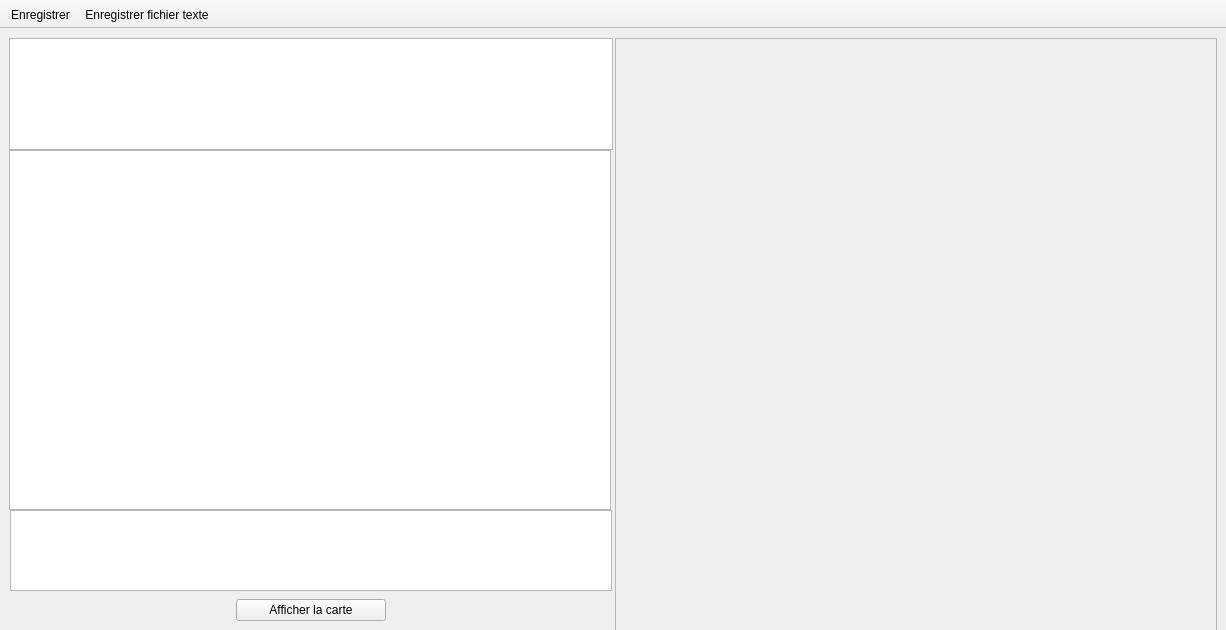
<?xml version="1.0" encoding="UTF-8"?>
<ui version="4.0">
 <class>AfficherResultats</class>
 <widget class="QMainWindow" name="AfficherResultats">
  <property name="geometry">
   <rect>
    <x>0</x>
    <y>0</y>
    <width>1226</width>
    <height>630</height>
   </rect>
  </property>
  <property name="minimumSize">
   <size>
    <width>1226</width>
    <height>630</height>
   </size>
  </property>
  <property name="maximumSize">
   <size>
    <width>1226</width>
    <height>630</height>
   </size>
  </property>
  <property name="windowTitle">
   <string notr="true">MainWindow</string>
  </property>
  <widget class="QWidget" name="centralwidget">
   <layout class="QHBoxLayout" name="horizontalLayout">
    <property name="spacing">
     <number>2</number>
    </property>
    <item>
     <layout class="QVBoxLayout" name="verticalLayout">
      <property name="spacing">
       <number>0</number>
      </property>
      <item>
       <widget class="QTextEdit" name="fichierTexte">
        <property name="font">
         <font>
          <family>Courier New</family>
          <pointsize>9</pointsize>
         </font>
        </property>
       </widget>
      </item>
      <item>
       <widget class="QTableWidget" name="resultatsPrevisions">
        <property name="minimumSize">
         <size>
          <width>602</width>
          <height>360</height>
         </size>
        </property>
        <property name="maximumSize">
         <size>
          <width>602</width>
          <height>16777215</height>
         </size>
        </property>
        <property name="horizontalScrollBarPolicy">
         <enum>Qt::ScrollBarAlwaysOff</enum>
        </property>
        <property name="alternatingRowColors">
         <bool>true</bool>
        </property>
        <property name="selectionMode">
         <enum>QAbstractItemView::SingleSelection</enum>
        </property>
        <property name="selectionBehavior">
         <enum>QAbstractItemView::SelectRows</enum>
        </property>
        <attribute name="verticalHeaderVisible">
         <bool>false</bool>
        </attribute>
       </widget>
      </item>
      <item>
       <layout class="QHBoxLayout" name="horizontalLayout_4">
        <property name="spacing">
         <number>0</number>
        </property>
        <property name="sizeConstraint">
         <enum>QLayout::SetFixedSize</enum>
        </property>
        <property name="topMargin">
         <number>0</number>
        </property>
        <item>
         <widget class="QGraphicsView" name="detailsTransit">
          <property name="maximumSize">
           <size>
            <width>602</width>
            <height>160</height>
           </size>
          </property>
          <property name="verticalScrollBarPolicy">
           <enum>Qt::ScrollBarAlwaysOff</enum>
          </property>
          <property name="horizontalScrollBarPolicy">
           <enum>Qt::ScrollBarAlwaysOff</enum>
          </property>
         </widget>
        </item>
       </layout>
      </item>
      <item>
       <layout class="QHBoxLayout" name="horizontalLayout_2">
        <property name="spacing">
         <number>0</number>
        </property>
        <property name="topMargin">
         <number>8</number>
        </property>
        <item>
         <widget class="QPushButton" name="afficherCarte">
          <property name="maximumSize">
           <size>
            <width>150</width>
            <height>16777215</height>
           </size>
          </property>
          <property name="text">
           <string>Afficher la carte</string>
          </property>
         </widget>
        </item>
       </layout>
      </item>
     </layout>
    </item>
    <item>
     <widget class="QFrame" name="frameCiel">
      <property name="minimumSize">
       <size>
        <width>602</width>
        <height>602</height>
       </size>
      </property>
      <property name="maximumSize">
       <size>
        <width>602</width>
        <height>602</height>
       </size>
      </property>
      <property name="frameShape">
       <enum>QFrame::StyledPanel</enum>
      </property>
      <property name="frameShadow">
       <enum>QFrame::Raised</enum>
      </property>
      <layout class="QHBoxLayout" name="horizontalLayout_3">
       <property name="spacing">
        <number>0</number>
       </property>
       <property name="leftMargin">
        <number>0</number>
       </property>
       <property name="topMargin">
        <number>0</number>
       </property>
       <property name="rightMargin">
        <number>0</number>
       </property>
       <property name="bottomMargin">
        <number>0</number>
       </property>
      </layout>
     </widget>
    </item>
   </layout>
  </widget>
  <widget class="QToolBar" name="barreOutils">
   <property name="windowTitle">
    <string notr="true">toolBar</string>
   </property>
   <property name="movable">
    <bool>false</bool>
   </property>
   <property name="allowedAreas">
    <set>Qt::TopToolBarArea</set>
   </property>
   <property name="toolButtonStyle">
    <enum>Qt::ToolButtonTextUnderIcon</enum>
   </property>
   <property name="floatable">
    <bool>false</bool>
   </property>
   <attribute name="toolBarArea">
    <enum>TopToolBarArea</enum>
   </attribute>
   <attribute name="toolBarBreak">
    <bool>false</bool>
   </attribute>
   <addaction name="actionEnregistrer"/>
   <addaction name="actionEnregistrerTxt"/>
  </widget>
  <action name="actionEnregistrer">
   <property name="text">
    <string>Enregistrer</string>
   </property>
   <property name="toolTip">
    <string>Enregistrer</string>
   </property>
  </action>
  <action name="actionEnregistrerTxt">
   <property name="icon">
    <iconset resource="../../resources.qrc">
     <normaloff>:/resources/interface/enregistrer_txt.png</normaloff>:/resources/interface/enregistrer_txt.png</iconset>
   </property>
   <property name="text">
    <string>Enregistrer fichier texte</string>
   </property>
   <property name="toolTip">
    <string>Enregistrer fichier texte</string>
   </property>
  </action>
 </widget>
 <resources>
  <include location="../../resources.qrc"/>
 </resources>
 <connections/>
</ui>
